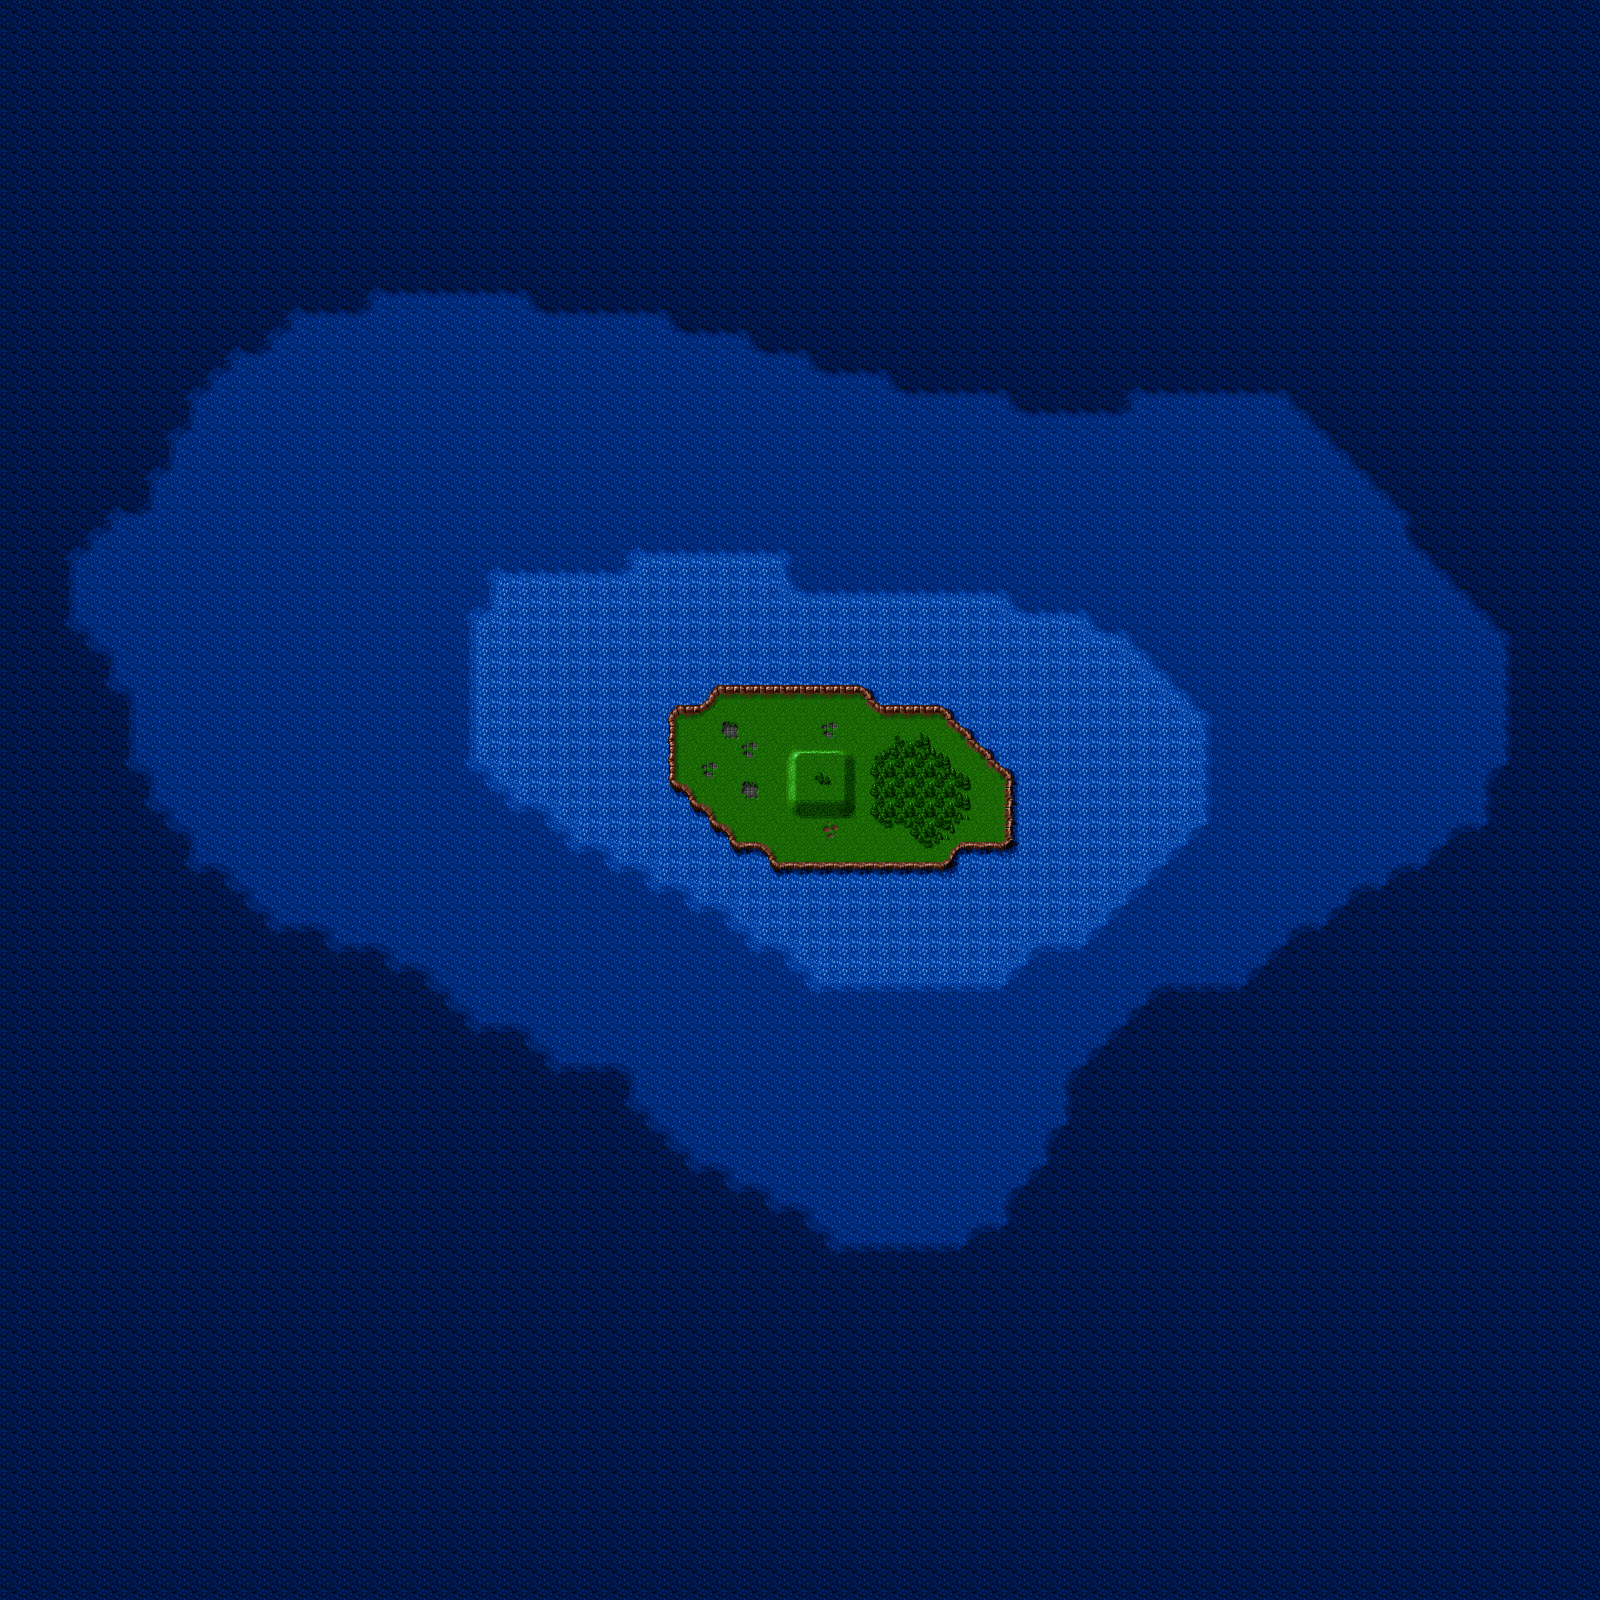

Tiled map render using the project's own tile images. Description and the map definition, with tile-layer contents summarised, below:
An orthogonal 80x80 tile map with 20x20 px tiles, 1 tile layer (Calque de Tile 1).

<map version="1.0" orientation="orthogonal" width="80" height="80" tilewidth="20" tileheight="20">
 <tileset firstgid="1" name="20x20" tilewidth="20" tileheight="20">
  <image source="20x20.bmp" width="500" height="320" />
 </tileset>
 <layer name="Calque de Tile 1" width="80" height="80">
  <data>[6400 cells, 6400 non-empty, 63 distinct tile ids]</data>
 </layer>
</map>